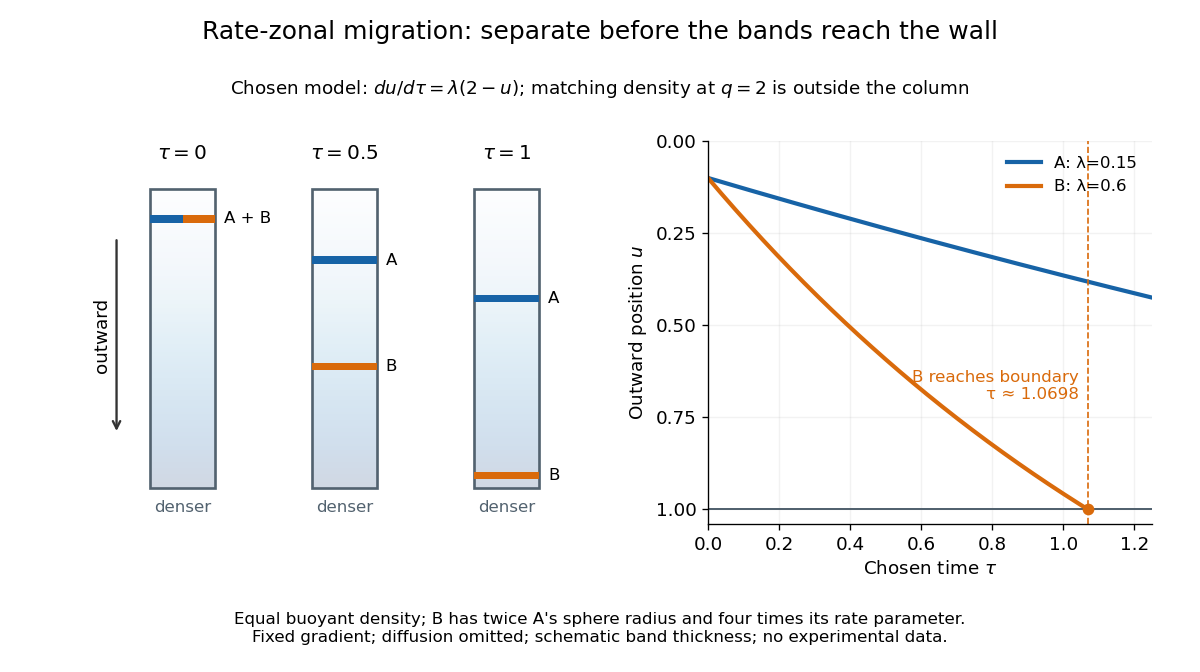

Reproduce this figure in Python.
"""Chosen finite-time rate-zonal model; run from _media to create the PNG.

Tested with Python 3.14, matplotlib 3.10.7 and numpy 2.3.5.
The dimensionless arrival time is theoretical, not an operating instruction.
"""

from pathlib import Path

import matplotlib.pyplot as plt
import numpy as np
from matplotlib.patches import Rectangle


def position(time, rate):
    return 2 - 1.9 * np.exp(-rate * time)


def main():
    plt.rcParams.update({"font.size": 11, "axes.spines.top": False,
                         "axes.spines.right": False, "figure.facecolor": "white"})
    colors = {"A": "#1763a6", "B": "#d96a0b"}
    rates = {"A": 0.15, "B": 0.6}
    fig = plt.figure(figsize=(10, 5.6), facecolor="white")
    tubes = fig.add_axes((0.08, 0.22, 0.41, 0.57))
    trajectories = fig.add_axes((0.59, 0.22, 0.37, 0.57))
    tubes.set(xlim=(-0.35, 4.2), ylim=(1.12, -0.16))
    tubes.axis("off")
    for center, time in [(0.45, 0), (1.95, 0.5), (3.45, 1)]:
        left, width = center - 0.3, 0.6
        tubes.imshow(np.linspace(0, 1, 150)[:, None], cmap="Blues", alpha=0.19,
                     extent=(left, left + width, 1, 0), aspect="auto", vmin=0, vmax=1)
        tubes.add_patch(Rectangle((left, 0), width, 1, fill=False,
                                  edgecolor="#52626f", linewidth=1.6))
        tubes.text(center, -0.10, rf"$\tau={time:g}$", ha="center", fontsize=12)
        for name, rate in rates.items():
            value = position(time, rate)
            offset = width / 2 if time == 0 and name == "B" else 0
            band_width = width / 2 if time == 0 else width
            tubes.add_patch(Rectangle((left + offset, value - 0.012), band_width,
                                      0.024, color=colors[name], linewidth=0))
            if time != 0:
                tubes.text(left + width + 0.08, value, name, va="center", fontsize=10)
        if time == 0:
            tubes.text(left + width + 0.08, 0.1, "A + B", va="center", fontsize=10)
        tubes.text(center, 1.08, "denser", ha="center", color="#52626f", fontsize=10)
    tubes.annotate("", xy=(-0.16, 0.82), xytext=(-0.16, 0.16),
                   arrowprops={"arrowstyle": "->", "color": "#333333", "lw": 1.4})
    tubes.text(-0.29, 0.49, "outward", rotation=90, ha="center", va="center")
    for name, rate in rates.items():
        arrival = np.log(1.9) / rate
        time = np.linspace(0, min(1.25, arrival), 251)
        trajectories.plot(time, position(time, rate), color=colors[name], lw=2.5,
                          label=f"{name}: λ={rate}")
    arrival = np.log(1.9) / rates["B"]
    trajectories.axhline(1, color="#52626f", lw=1.2)
    trajectories.axvline(arrival, color=colors["B"], ls="--", lw=1)
    trajectories.plot([arrival], [1], "o", color=colors["B"], ms=6)
    trajectories.text(arrival - 0.025, 0.70, "B reaches boundary\nτ ≈ 1.0698",
                      ha="right", fontsize=10, color=colors["B"])
    trajectories.set(xlim=(0, 1.25), ylim=(1.04, 0), xlabel=r"Chosen time $\tau$",
                     ylabel=r"Outward position $u$", yticks=[0, 0.25, 0.5, 0.75, 1])
    trajectories.grid(alpha=0.16)
    trajectories.legend(loc="upper right", fontsize=10, frameon=False)
    fig.suptitle("Rate-zonal migration: separate before the bands reach the wall", y=0.97,
                 fontsize=15)
    fig.text(0.5, 0.86, r"Chosen model: $du/d\tau=\lambda(2-u)$; matching density at $q=2$ is outside the column",
             ha="center", fontsize=11)
    fig.text(0.5, 0.045, "Equal buoyant density; B has twice A's sphere radius and four times its rate parameter.\n"
             "Fixed gradient; diffusion omitted; schematic band thickness; no experimental data.",
             ha="center", fontsize=10)
    fig.savefig(Path.cwd() / (Path(__file__).stem + ".png"), dpi=120,
                facecolor="white", transparent=False)
    plt.close(fig)


if __name__ == "__main__":
    main()
